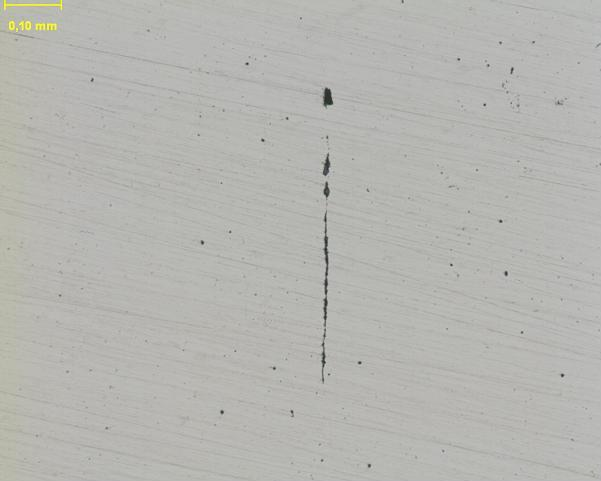
#> input picture test.jpg, 601 x 481 px
$ python main.py   (older library calls are emulated)
#> lines starting #> are read from the running program, lines starting #| are printed output that depends on the picture; after the words box and inside, x2 and y2 are one past the last pixel; in counts of white or black regions, pixels touching at a corner belong together
# -*- coding: utf-8 -*-

import cv2

try:
    # Загрузка изображения.
    img_in = cv2.imread('test.jpg', 0)
#> img_in: shape (481, 601); min 38, max 239, mean 181.6

    # Устранение шумов для того, чтобы легче было искать нужные объекты.
    # Точность регулируется вторым аругментом.
    ret, img_thresh = cv2.threshold(img_in, 150, 255, cv2.THRESH_BINARY)
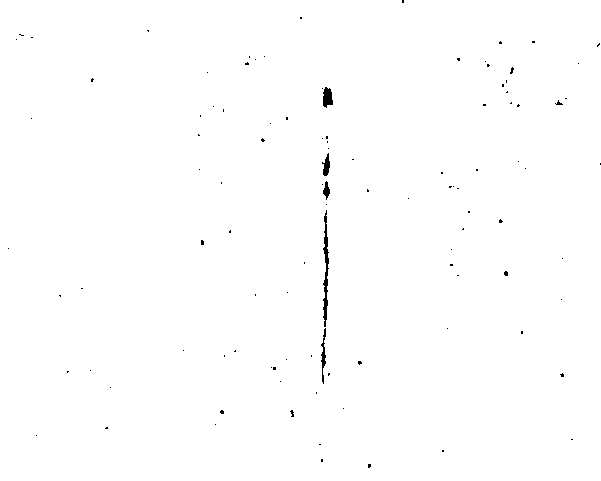
#> img_thresh: shape (481, 601); 99.6% white; 106 black regions (101 under 20 px)

    # Поиск контуров.
    img_out, contours, hierarchy = cv2.findContours(
        img_thresh, cv2.RETR_TREE, cv2.CHAIN_APPROX_SIMPLE
    )
#> contours = 107 contours, 96 with area under 20; largest, box (x1, y1, x2, y2) and area: (0, 0, 601, 481) 287990, (322, 209, 330, 328) 462, (320, 327, 327, 385) 183, (322, 86, 334, 109) 180, (321, 152, 331, 177) 132

    # Списки для разделения контуров на оксиды и сульфиды.
    oxides = []
    sulphides = []

    # Сортировка контуров.
    # Из-за недостатка опыта/знаний подбирал руками числа, поэтому
    # не совсем логичные условия. Может быть, часть проблемы заключена
    # в разрешении изображения.
    for contour in contours:
        approx = cv2.approxPolyDP(
            contour, 0.01*cv2.arcLength(contour, True), True
        )
        area = cv2.contourArea(contour)

        # По идее, в оксиды должны попадать контуры с кол-вом вершин > 8,
        # но на конкретном изображении это не работает. Вполне вероятно, что
        # здесь моя недоработка и выбранный подход не является оптимальным.
        if (len(approx) > 1) and (area < 21):
            oxides.append(contour)
        else:
            sulphides.append(contour)
#> this loop made 107 passes
#> area on passes 10, 30, 37, 43, 48, 57, 64, 81, 85, 90: 25.5, 183, 23.5, 20.5, 462.5, 93, 132, 25.5, 180.5, 23.5
#> (approx, area) on pass 1: ([[0, 0], [0, 480], [600, 480], [600, 0]], 287990)
#> after the loop, oxides = 97 contours, 96 with area under 20; largest, box (x1, y1, x2, y2) and area: (200, 239, 205, 246) 20; sulphides = 10 contours; largest, box (x1, y1, x2, y2) and area: (0, 0, 601, 481) 287990, (322, 209, 330, 328) 462, (320, 327, 327, 385) 183, (322, 86, 334, 109) 180, (321, 152, 331, 177) 132

    # Первый элемент в списке - контур изображения. Не смог обойти это без
    # падения точности контуринга.
    sulphides.pop(0)

    # Расчет долей.
    oxides_to_sulphides = len(oxides) / len(sulphides)
#> oxides_to_sulphides = 10.78
    sulphides_to_oxides = len(sulphides) / len(oxides)
#> sulphides_to_oxides = 0.0928

    # Нанесение найденных контуров на оригинальное изображение.
    img_out = cv2.drawContours(img_in, oxides, -1, (255, 255, 255), 1)
    img_out = cv2.drawContours(img_in, sulphides, -1, (0, 255, 255), 1)
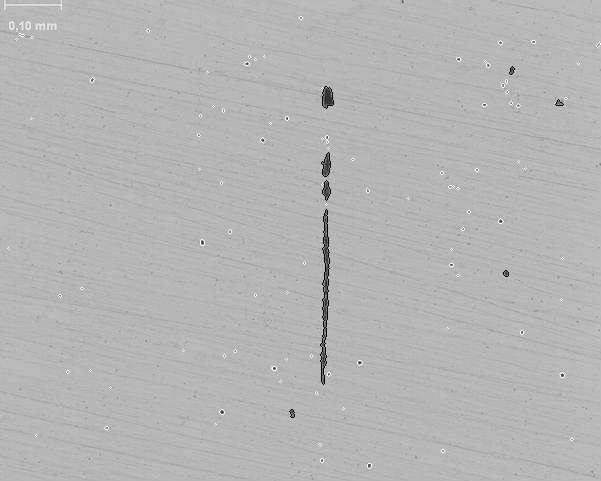
#> img_out: shape (481, 601); min 0, max 255, mean 181.5

    # Нанесение надписей с результатами на изображение.
    # Так сложно, потому что метод putText не распознает \n как спецсимвол.
    to_display = 'Oxides to sulphides: {0};\nSulphides to oxides: {1};'.format(
        round(oxides_to_sulphides, 3), round(sulphides_to_oxides, 3)
    )
    y0, dy = img_in.shape[0] - 30, 20
#> y0 = 451; dy = 20
    for i, line in enumerate(to_display.split('\n')):
        y = y0 + i * dy
        cv2.putText(
            img_out, line, (5, y), cv2.FONT_HERSHEY_SIMPLEX,
            0.5, (0, 0, 0), 1, cv2.LINE_AA
        )
#> this loop made 2 passes
#> (line, y) on passes 1 to 2: ('Oxides to sulphides: 10.778;', 451), ('Sulphides to oxides: 0.093;', 471)
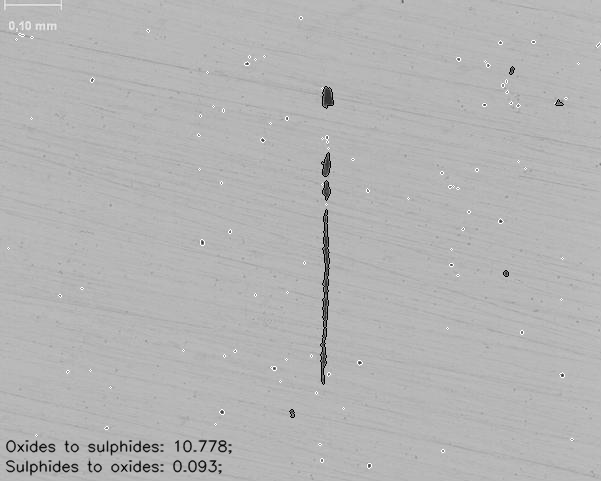
#> img_out: shape (481, 601); 0.99% of pixels changed, all inside (x1, y1, x2, y2) = (5, 439, 232, 476)

    # Вывод итогового изображения на экран.
    cv2.imshow('This is a test', img_out)
    cv2.waitKey(0)
except Exception as ex:
    print('Whoops, something\'s wrong!\n' + str(ex))
